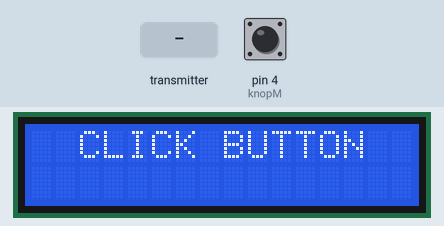
Recording of a sketch running on a simulated Arduino Uno, built with avr-gcc and run on an emulated ATmega328P. Parts: 16×2 character LCD. The inputs (shaded band) are chosen by the test bench; at power-on: pin 4 (knopM) HIGH. No radio packets arrive unless stated; what the sketch prints to the serial monitor is not drawn.

Above: at 1.2 s.
1.3 s: the transmitter starts sending in = 0
At 2.0 s:
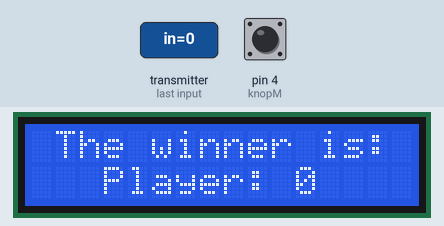
10.9 s: the transmitter starts sending in = 1
At 14.6 s:
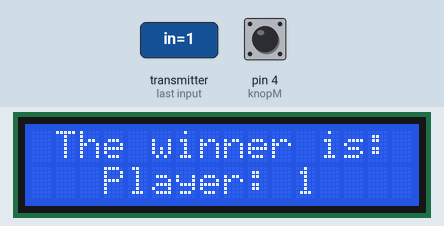
Timing chart, 0 to 16.1 s (numbered marks = the images above; inputs shaded):
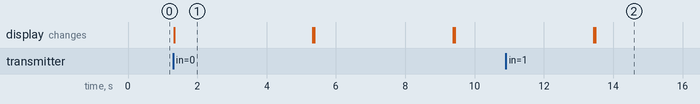

The sketch:

3.Hub_Game1.ino
```cpp
/*
  Name: Hub game 1
  Date:
  Author: Daan Heetkamp

  Description:
  This is game 1 of the hub. This file has been made to easilly find a "bug".

  Revision: 1.3
*/

// ----- include libraries -----
#include <Wire.h>
#include <LiquidCrystal_I2C.h>
//voor transciever
#include <SPI.h>
#include <nRF24L01.h>
#include <RF24.h>
// ----- Declare Constants -----
#define knopM 4 //The button to activate the game.

const byte Rcon1[6] = "10000"; //Controller 1 adress for recieving.
const byte con1[6] = "10001"; //Controller 1 adress for sending.
// ----- Declare Objects -----

LiquidCrystal_I2C lcd(0x27, 2, 1, 0, 4, 5, 6, 7, 3, POSITIVE); //For the lcd
RF24 radio(9, 8);  // CE, CSN. This is for connecting the CE and the CSN pins of the transceiver.

// ----- Declare subroutines and/or functions -----

// ----- Declare Global Variables -----

// Setup
void setup()
{
  pinMode(knopM, INPUT_PULLUP); //pinmode for the button.
  Serial.begin(9600);
  radio.begin(); //Init the transceiver

  Serial.print("Radio aangesloten : ");
  Serial.println(radio.isChipConnected() ? "JA" : "NEE");

  radio.setPayloadSize(sizeof(char));
  radio.setPALevel(RF24_PA_LOW);

  radio.openReadingPipe(1, Rcon1); //Reading pipe 1 can always be read. Pipe 0 is always used for sending.
  //The openWritingPipe has been placed lower because the hub officially needs to send to multiple recievers.
  radio.startListening(); //start listening for signals.
  lcd.begin(16,2);
  lcd.home(); //Init the LCD
}

// Main loop
void loop()
{
 if (digitalRead(knopM) == HIGH) //If the button is pressed.
 {
    char text = '1'; //Make an character named text. Put "1" in this char.
    radio.stopListening();
    radio.openWritingPipe(con1); //Now it writes to con1.
    radio.write(&text, sizeof(text)); //Send the data in 'text'.
    radio.startListening();
    //The above needs to be done to let the controller know it starts game 1. It always does this. No bug.

    lcd.clear();
    lcd.setCursor(0,0);
    lcd.print("  CLICK BUTTON  ");

    //(11 - 10 = 1) < 10000 =  true
    //(12 - 10 = 2) < 10000 = true
    //.....
    //(10010 - 10 = 10000) =< 10000 = true
    //(10011 - 10 = 10001) =< 10000 = false so go out of the while.
    long tijdTimer = 5000; //Let the while wait for 5 seconds.
    long huidigeTijd = millis();
    while (millis() - huidigeTijd < tijdTimer) //Do the stuff in the while for 5 secs.
    {
      //Serial.println("while");
      if (radio.available()) //If a signal is available. Here lies the bug. one times it does find something and the next time not.
      {
        Serial.println("Radio is available");
        char in; //Make a local char called "in".
        radio.read(&in, sizeof(in)); //The incoming char gets stored in "in".
        //Now it knows which controller has won.

        lcd.setCursor(0,0);
        lcd.print(" The winner is: ");
        lcd.setCursor(0,2);
        lcd.print("   Player:");
        lcd.setCursor(11,2);
        lcd.print(in); //Show on the LCD who has won.
        char win = 'T'; //Make an character named win. Put "T" in this char
        if (in == '1') //Winner con1? '1' means that controller 1 has won.
        {
          radio.stopListening(); //start writing
          radio.openWritingPipe(con1);
          radio.write(&win, sizeof(win)); //write 'T' to con1. It knows it has won and will execute his code.
          radio.startListening();
        }
        delay(4000); //Show for 4 seconds who has won.
        tijdTimer = 0; //make tijdTimer 0. Now it will go out of the while.
      }
    }
    radio.stopListening(); //Start writing.
    char eind = '4'; //Make an character named eind. Put "4" in this char. //This will be send to all the controllers. They know they can go back to the beginning.
    radio.openWritingPipe(con1);
    radio.write(&eind, sizeof(eind)); //verstuur de data in de text.
    radio.startListening();
    lcd.clear();
  }
}
```

Measured:
- after the input at 1.3 s, the display: changes at once (image 1)
- after the input at 10.9 s, the display: first differs from a run without the input after 2.6 s (image 2)
- what the display in image 1 shows lasts 4.0 s, from 1.3 s to 5.3 s
